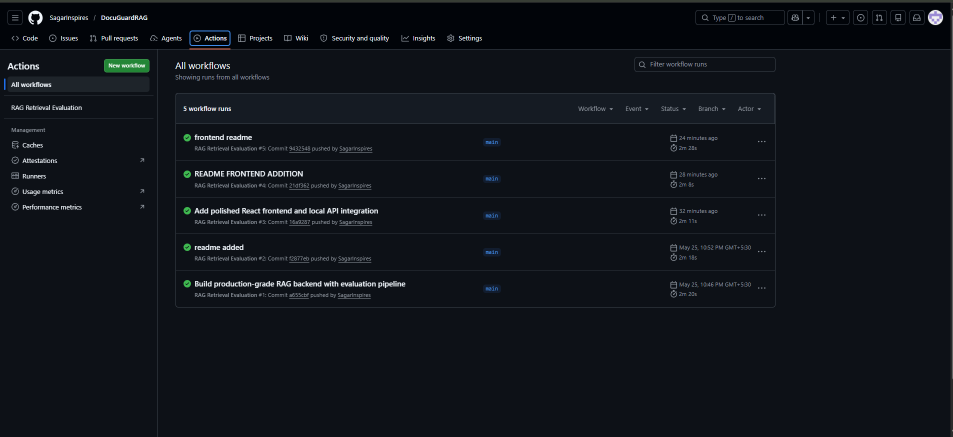
#> input picture assets/ci_green.png, 1906 x 873 px (shown at 1/2 size)
$ python -i ocr.py   (imports and definitions only)
#> lines starting #> are read from the running program, lines starting #| are printed output that depends on the picture; after the words box and inside, x2 and y2 are one past the last pixel; in counts of white or black regions, pixels touching at a corner belong together
#> further down, picture is the input picture: PIL image 1906x873 RGBA; mean R, G, B, A 15.7, 20, 25.8, 255
from PIL import Image, ImageOps, ImageFilter
import pytesseract
import os


TESSERACT_EXE_PATH = r"C:\Program Files\Tesseract-OCR\tesseract.exe"

if os.path.exists(TESSERACT_EXE_PATH):
    pytesseract.pytesseract.tesseract_cmd = TESSERACT_EXE_PATH


def preprocess_image_for_ocr(image: Image.Image) -> Image.Image:
    image = image.convert("L")
    image = ImageOps.autocontrast(image)
    image = image.filter(ImageFilter.MedianFilter(size=3))
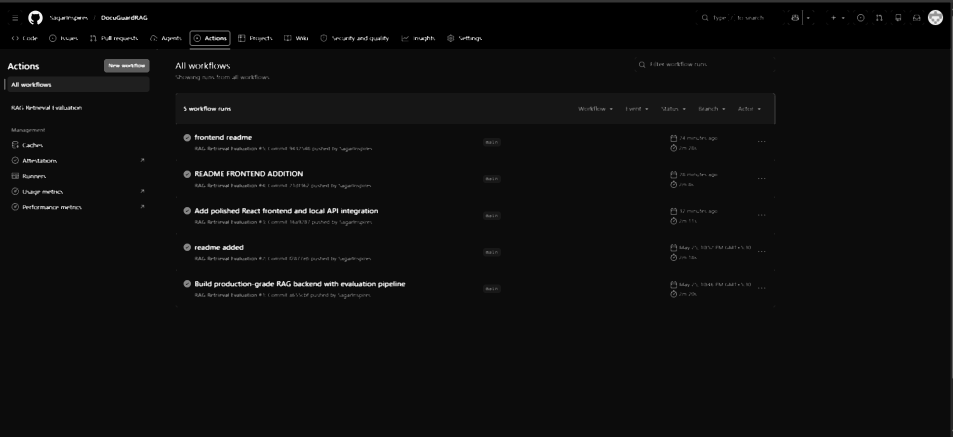
#> image: PIL image 1906x873 L (shown at 1/2 size); min 0, max 244, mean 14.1

    image = image.point(
        lambda pixel: 255 if pixel > 165 else 0
    )
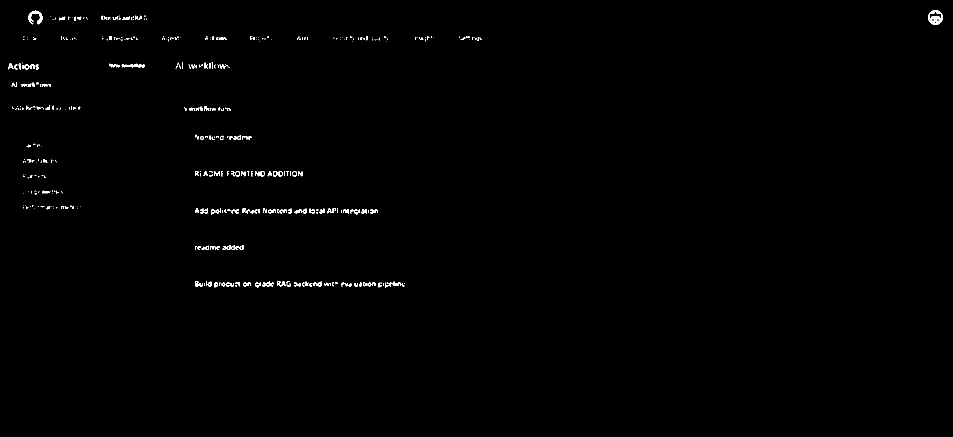
#> image: PIL image 1906x873 L (shown at 1/2 size); 0.53% white in thin lines or dots, all inside (x1, y1, x2, y2) = (16, 20, 1886, 576)

    return image


def clean_ocr_text(text: str) -> str:
    return " ".join(text.split())


def ocr_image(image: Image.Image) -> str:
    processed_image = preprocess_image_for_ocr(image)

    configs = [
        "--oem 3 --psm 6",
        "--oem 3 --psm 11",
        "--oem 3 --psm 12"
    ]

    best_text = ""

    for config in configs:
        try:
            text = pytesseract.image_to_string(
                processed_image,
                config=config
            )

            text = clean_ocr_text(text)

            if len(text) > len(best_text):
                best_text = text

        except Exception:
            continue
#> after the loop, best_text = ''

    return best_text

>>> from PIL import Image
>>> picture = Image.open('../../assets/ci_green.png')
#> (the run stopped early here; a loop or call above may not have finished)
